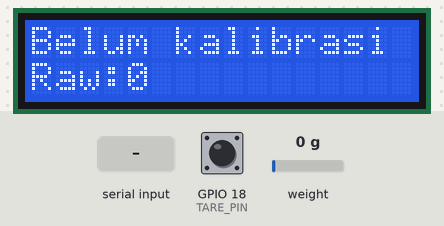
Bench run of a sketch on a simulated ESP32. Parts: 16×2 character LCD. Inputs (shaded band) come from the test bench; at power-on: GPIO 18 (TARE_PIN) HIGH, weight on the scale 0 g. EEPROM starts erased; what the sketch prints to the serial monitor is not drawn.

Above: at 8.6 s.
8.7 s: GPIO 18 (TARE_PIN) pulled LOW for 1 s
At 9.5 s:
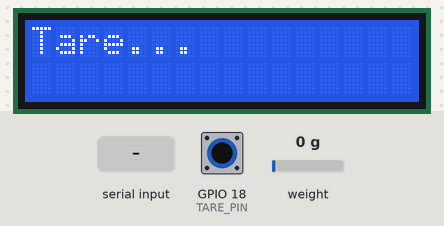
13.1 s: weight on the scale set to 100 g
At 15.6 s:
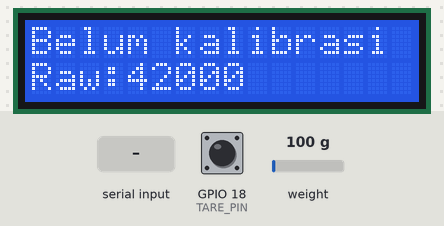
15.9 s: "k90\n" received over Serial
At 19.6 s:
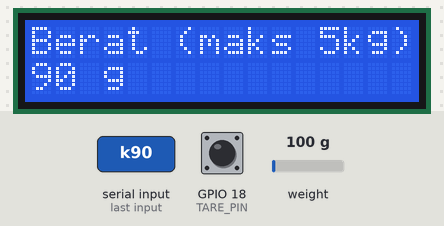
19.8 s: weight on the scale set to 1250 g
At 21.9 s:
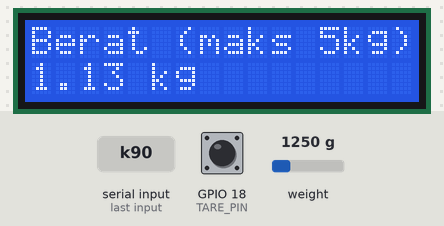
22.6 s: "z\n" received over Serial
At 26.3 s:
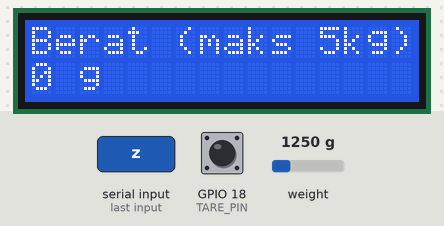
26.5 s: weight on the scale set to 2500 g
At 27.2 s:
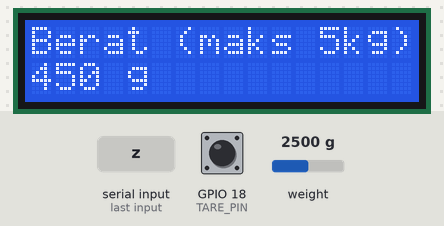
Timing chart, 0 to 29.5 s (numbered marks = the images above; inputs shaded):
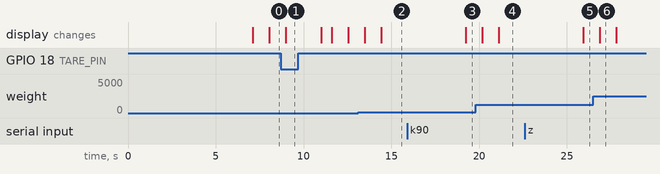

Measured:
- after the input at 8.7 s, the display: changes after 0.29 s (image 1)
- after the input at 13.1 s, the display: first changes after 0.38 s (image 2 shows a later state)
- after the input at 15.9 s, the display: changes after 3.3 s (image 3)
- after the input at 19.8 s, the display: first changes after 0.37 s (image 4 shows a later state)
- after the input at 22.6 s, the display: changes after 3.3 s (image 5)
- after the input at 26.5 s, the display: changes after 0.37 s (image 6)
- what the display in image 6 shows lasts 0.9 s, from 26.9 s to 27.8 s

The sketch:

loadcell_lcd.ino
```cpp
#include <Wire.h>
#include <LiquidCrystal_I2C.h>
#include <Preferences.h>
#include "HX711.h"

// ====== PIN ======
const int DT_PIN   = 16;
const int SCK_PIN  = 4;
const int TARE_PIN = 18;   // tombol tare: satu kaki ke GPIO 18, kaki lain ke GND

// ====== PENGATURAN ======
const float MAX_GRAM   = 5000.0; // kapasitas maksimum 5 kg
const int   SAMPLES    = 9;      // jumlah sampel per pembacaan
const float EMA_ALPHA  = 0.35;   // 0.1 = halus tapi lambat, 0.6 = cepat
const float ZERO_BAND  = 2.0;    // di bawah nilai ini (gram) ditampilkan 0
const float JUMP_RESET = 30.0;   // selisih besar (gram) -> langsung ikuti

LiquidCrystal_I2C lcd(0x27, 16, 2); // ganti 0x3F jika alamat berbeda
HX711 scale;
Preferences prefs;

float calFactor  = 0;   // raw per gram (0 = belum kalibrasi)
long  baseOffset = 0;   // nol sebenarnya (timbangan kosong saat dinyalakan)
long  tareOffset = 0;   // nol sementara (hasil tare, boleh saat ada beban)
float smooth = 0;
bool  firstReading = true;

// ---------- Baca raw dengan filter ----------
bool readRawFiltered(long &result, int n = SAMPLES) {
  long v[24];
  int count = 0;
  if (n > 24) n = 24;

  for (int i = 0; i < n; i++) {
    unsigned long t0 = millis();
    while (!scale.is_ready()) {
      if (millis() - t0 > 1000) break;
      delay(1);
    }
    if (!scale.is_ready()) return false;
    v[count++] = scale.read();
  }
  if (count < 5) return false;

  for (int i = 1; i < count; i++) {
    long key = v[i];
    int j = i - 1;
    while (j >= 0 && v[j] > key) { v[j + 1] = v[j]; j--; }
    v[j + 1] = key;
  }

  int trim = 2;
  long long sum = 0;
  int used = 0;
  for (int i = trim; i < count - trim; i++) { sum += v[i]; used++; }
  result = (long)(sum / used);
  return true;
}

// ---------- Tare (boleh dengan beban di atas timbangan) ----------
bool doTare() {
  long raw;
  if (!readRawFiltered(raw, 20)) return false;
  tareOffset = raw;
  firstReading = true;
  return true;
}

// ---------- Kalibrasi ----------
// Tare dulu (kosong), taruh beban diketahui, lalu kirim k<gram>
bool doCalibrate(float knownGram) {
  if (knownGram <= 0) return false;
  long raw;
  if (!readRawFiltered(raw, 20)) return false;
  float f = (float)(raw - tareOffset) / knownGram;
  if (fabs(f) < 1.0) return false;
  calFactor = f;
  prefs.putFloat("cal", calFactor);
  firstReading = true;
  return true;
}

// ---------- Tombol tare ----------
void handleButton() {
  static bool lastState = HIGH;
  static unsigned long lastChange = 0;
  bool state = digitalRead(TARE_PIN);

  if (state != lastState && millis() - lastChange > 50) {
    lastChange = millis();
    lastState = state;
    if (state == LOW) { // tombol ditekan
      lcd.clear();
      lcd.setCursor(0, 0);
      lcd.print("Tare...");
      bool ok = doTare();
      lcd.setCursor(0, 1);
      lcd.print(ok ? "Selesai: 0 g" : "Gagal!");
      Serial.println(ok ? "Tare OK" : "Tare GAGAL");
      delay(600);
      lcd.clear();
    }
  }
}

// ---------- Perintah Serial ----------
void handleSerial() {
  if (!Serial.available()) return;
  String cmd = Serial.readStringUntil('\n');
  cmd.trim();
  if (cmd.length() == 0) return;

  if (cmd == "t") {
    Serial.println(doTare() ? "Tare OK" : "Tare GAGAL");
  }
  else if (cmd.startsWith("k")) {
    float g = cmd.substring(1).toFloat();
    if (doCalibrate(g)) {
      Serial.print("Kalibrasi OK, faktor = ");
      Serial.println(calFactor, 4);
    } else {
      Serial.println("Kalibrasi GAGAL. Pastikan beban terpasang & wiring benar.");
    }
  }
  else if (cmd == "z") {
    long raw;
    if (readRawFiltered(raw, 20)) {
      baseOffset = raw;
      tareOffset = raw;
      firstReading = true;
      Serial.println("Nol sebenarnya diset (timbangan harus kosong)");
    }
  }
  else if (cmd == "r") {
    long raw;
    if (readRawFiltered(raw)) {
      Serial.print("Raw: "); Serial.print(raw);
      Serial.print(" | Tare: "); Serial.println(tareOffset);
    }
  }
  else {
    Serial.println("Perintah:");
    Serial.println("  t      -> tare (nolkan, boleh ada beban)");
    Serial.println("  k500   -> kalibrasi, beban 500 gram (tare dulu saat kosong)");
    Serial.println("  z      -> set nol sebenarnya (timbangan kosong)");
    Serial.println("  r      -> lihat nilai raw");
  }
}

void setup() {
  Serial.begin(115200);
  Wire.begin(21, 22);
  pinMode(TARE_PIN, INPUT_PULLUP);

  lcd.init();
  lcd.backlight();
  lcd.setCursor(0, 0);
  lcd.print("Timbangan Digital");
  lcd.setCursor(0, 1);
  lcd.print("Pemanasan 5 dtk");

  prefs.begin("timbangan", false);
  calFactor = prefs.getFloat("cal", 0);

  scale.begin(DT_PIN, SCK_PIN);
  delay(5000); // JANGAN taruh beban saat pemanasan

  long raw;
  if (!readRawFiltered(raw, 20)) {
    lcd.clear();
    lcd.print("HX711 ERROR!");
    lcd.setCursor(0, 1);
    lcd.print("Cek kabel DT/SCK");
    Serial.println("HX711 tidak terdeteksi. Cek DT, SCK, VCC, GND.");
    while (true) delay(1000);
  }
  baseOffset = raw;
  tareOffset = raw;

  lcd.clear();
  Serial.println("Siap. Kirim huruf apa saja untuk daftar perintah.");
  if (calFactor == 0) {
    Serial.println("BELUM KALIBRASI. Taruh beban diketahui, lalu kirim: k<gram>, contoh k500");
  }
}

void loop() {
  handleButton();
  handleSerial();

  long raw;
  if (!readRawFiltered(raw)) {
    lcd.setCursor(0, 0);
    lcd.print("HX711 tidak ada ");
    lcd.setCursor(0, 1);
    lcd.print("Cek kabel       ");
    return;
  }

  // Belum kalibrasi
  if (calFactor == 0) {
    lcd.setCursor(0, 0);
    lcd.print("Belum kalibrasi ");
    lcd.setCursor(0, 1);
    lcd.print("Raw:            ");
    lcd.setCursor(4, 1);
    lcd.print(raw - tareOffset);
    Serial.print("Raw (selisih dari nol): ");
    Serial.println(raw - tareOffset);
    return;
  }

  float net   = (float)(raw - tareOffset) / calFactor; // berat setelah tare
  float gross = (float)(raw - baseOffset) / calFactor;  // berat total sebenarnya

  // Proteksi kelebihan beban
  if (gross > MAX_GRAM + 50) {
    lcd.setCursor(0, 0);
    lcd.print("OVERLOAD!       ");
    lcd.setCursor(0, 1);
    lcd.print("Maks 5 kg       ");
    Serial.println("OVERLOAD! Kurangi beban");
    return;
  }

  // Penghalusan
  if (firstReading || fabs(net - smooth) > JUMP_RESET) {
    smooth = net;
    firstReading = false;
  } else {
    smooth = EMA_ALPHA * net + (1.0 - EMA_ALPHA) * smooth;
  }

  float shown = smooth;
  if (fabs(shown) < ZERO_BAND) shown = 0;

  Serial.print("Berat: ");
  Serial.print(shown, 1);
  Serial.println(" g");

  lcd.setCursor(0, 0);
  lcd.print("Berat (maks 5kg)");
  lcd.setCursor(0, 1);
  lcd.print("                ");
  lcd.setCursor(0, 1);
  if (fabs(shown) >= 1000) {
    lcd.print(shown / 1000.0, 2);
    lcd.print(" kg");
  } else {
    lcd.print(shown, 0);
    lcd.print(" g");
  }
}
```
